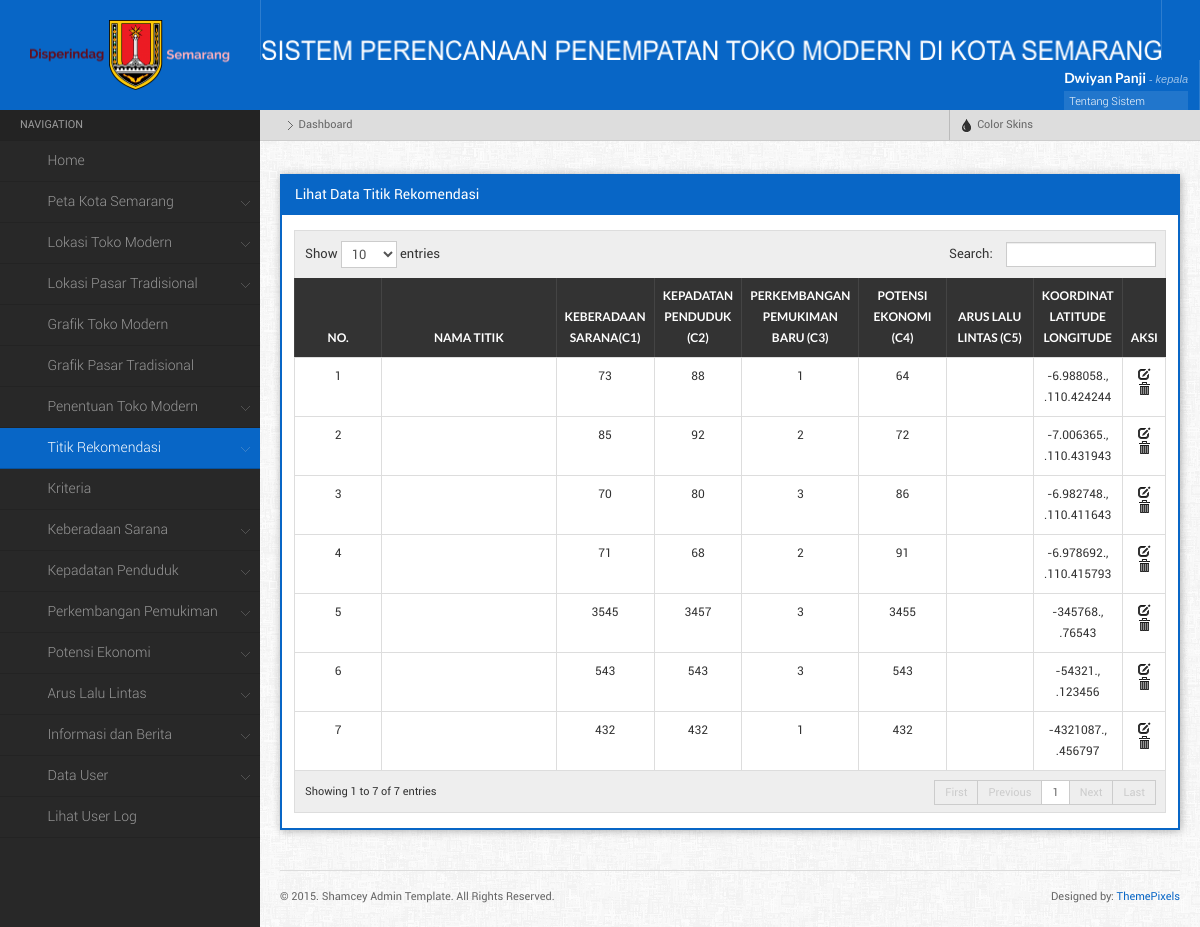
The app's page /main.php?menu=lihatTitik (signed in) with its own data.
### tables this page shows
CREATE TABLE IF NOT EXISTS `titik_rekomendasi` (
  `id_titik` int(3) NOT NULL AUTO_INCREMENT,
  `id_kelurahan` int(11) NOT NULL,
  `nama` varchar(100) NOT NULL,
  `c1` int(3) NOT NULL,
  `c2` int(3) NOT NULL,
  `c3` int(3) NOT NULL,
  `c4` int(3) NOT NULL,
  `lat` varchar(50) NOT NULL,
  `lng` varchar(50) NOT NULL,
  `skor_kepadatan` int(11) NOT NULL,
  `skor_perkembangan` int(11) NOT NULL,
  `skor_potensi` int(11) NOT NULL,
  `skor_arus` int(11) NOT NULL,
  `tahun` varchar(4) NOT NULL,
  PRIMARY KEY (`id_titik`)
);

### component/lihat_titik.php (the view, shortened to what this page needs)
<?php
	$query =mysql_query("SELECT * FROM titik_rekomendasi") or die (mysql_error());
    echo" <div class=\"widget\">
			<h4 class=\"widgettitle\">Lihat Data Titik Rekomendasi</h4>
			<div class=\"widgetcontent\">
			<table id=\"dyntable\" class=\"table table-bordered responsive\">
                <thead>
                    <tr>
                        <th></th>
                        <th><center>No.</th>
						<th><center>Nama Titik</th>
						<th><center>Keberadaan Sarana(C1)</th>
                        <th><center>Kepadatan Penduduk (C2)</th>
						<th><center>Perkembangan Pemukiman Baru (C3)</th>
						<th><center>Potensi Ekonomi (C4)</th>
						<th><center>Arus Lalu Lintas (C5)</th>
						<th><center>Koordinat Latitude Longitude</th>
						<th><center>Aksi</th>
                    </tr>
                </thead>
				<tbody>";
				$no = 1;
				while($pecah = mysql_fetch_array($query)){
					echo "<tr class=\" \">
						<td></td>
						<td style='width:10%;'><center>$no</td>
						<td style='width:20%;'><center>$pecah[nama_titik]</td>
						<td style='width:10%;'><center>$pecah[c1]</td>
						<td style='width:10%;'><center>$pecah[c2]</td>
						<td style='width:10%;'><center>$pecah[c3]</td>
						<td style='width:10%;'><center>$pecah[c4]</td>
						<td style='width:10%;'><center>$pecah[c5]</td>
						<td style='width:10%;'><center>$pecah[lat]., .$pecah[lng]</td>
						<td class=\"center\" style=\"width: 60px;\">
							<a href= \"main.php?menu=editTitik&id_titik=$pecah[id_titik]\" title=\"Edit\"><i  class=\"icon-edit\"></i></a>
							<a href=\"main.php?menu=hapusTitik&id_titik=$pecah[id_titik]\" title=\"Hapus\" onClick=\"return confirm('Apakah Anda yakin ingin menghapus data ini?')\" class=\"icon-trash\"><i></i></a>
						</td>";
					echo "</td>
					</tr>";
				$no++;
				};
				echo "</tbody>
			</table>
		 </div>
		 </div>
	";
?>

### main.php (shortened to what this page needs)
<?php
if (empty($_SESSION['username']) AND empty ($_SESSION['id_user'])){
	echo "<meta http-equiv=\"refresh\" content=\"0; url=index.php\">";
}else{
?>
<html>
	<head>
		<link rel="stylesheet" href="css/style.default.css" type="text/css" />
		<link rel="stylesheet" href="css/responsive-tables.css">
		<link rel="stylesheet" href="css/bootstrap-fileupload.min.css" type="text/css" />
		<link rel="stylesheet" href="css/bootstrap-timepicker.min.css" type="text/css" />
	</head>
	<body>
		<?php
			function setActive($d){
				if(ISSET($_GET['menu'])){
					if($_GET['menu'] == $d){
						echo "class='active'";
					}
				}
			}
			function setActive1(){
			echo "active";
			}
		?>
	<div class="mainwrapper">
    <div class="header">
		<div class="logo">
			<img src="images/disperindag.png" alt="" style=" width:200px; height:70px; margin-top:-20px; !important" />
		</div>
			<div class="headerinner">
                <ul class="headmenu">
					<li>
						<img src="images/logo8.png" alt="" style=" width:900px; height:20px; margin-top:40px; !important"  />
					</li>
				<li class="right">
                    <div class="userloggedinfo">
                        <div class="userinfo">
                            <h5><?php echo $_SESSION['nama_user']; ?> <small>- <?php echo $_SESSION['username']; ?></small></h5>
                            <ul>
								<li> <a  data-toggle="modal" href="#myModal">Tentang Sistem <span class="iconfa-question-sign"></span></a></li>
                                <li><a href="main.php?menu=editProfile">Edit Profile <span class="iconfa-cog"></span></a></li>
                                <li><a href="logout.php">Sign Out <span class="iconfa-signout"></span></a></li>
                            </ul>
                        </div>
                    </div>
                </li>
				</ul>
			</div>
    </div>
    <div class="leftpanel">
        <div class="leftmenu">
            <ul class="nav nav-tabs nav-stacked">
            	<li class="nav-header">Navigation</li>
					<?php
						if($_SESSION['level'] == '1'){
					?>
						<li <?php setActive('dashboard');?>><a href="main.php"><span class="iconfa-home"></span>Home</a>
						</li>
						<li class="dropdown  <?php if (($_GET['menu'] == 'petaSemarang') || ($_GET['menu'] == 'petaSemarangapi')){ setActive1(); }?>"><a href=""><span class="iconfa-globe"></span>Peta Kota Semarang</a>
						</li>
						<li class="dropdown  <?php if (($_GET['menu'] == 'formToko') || ($_GET['menu'] == 'lihatToko')){ setActive1(); }?>"><a href=""><span class="iconfa-tags"></span>Lokasi Toko Modern</a>
						</li>
						<li class="dropdown  <?php if (($_GET['menu'] == 'formPasar') || ($_GET['menu'] == 'lihatPasar')){ setActive1(); }?>"><a href=""><span class="iconfa-shopping-cart"></span>Lokasi Pasar Tradisional</a>
						</li>
						<li <?php setActive('grafikToko');?>><a href="main.php?menu=grafikToko"><span class="iconfa-bar-chart"></span>Grafik Toko Modern</a>
						</li>
						<li <?php setActive('grafikPasar');?>><a href="main.php?menu=grafikPasar"><span class="iconfa-signal"></span>Grafik Pasar Tradisional</a>
						</li>
						<li class="dropdown  <?php if (($_GET['menu'] == 'penentuanToko') || ($_GET['menu'] == 'penentuanTokoall')){ setActive1(); }?>"><a href=""><span class="iconfa-map-marker"></span>Penentuan Toko Modern</a>
						</li>
						<li class="dropdown  <?php if (($_GET['menu'] == 'formTitik') || ($_GET['menu'] == 'lihatTitik')){ setActive1(); }?>"><a href=""><span class="iconfa-screenshot"></span>Titik Rekomendasi</a>
						</li>
						<li <?php setActive('lihatKriteria');?>><a href="main.php?menu=lihatKriteria"><span class="iconfa-wrench"></span>Kriteria</a>
						</li>
						<li class="dropdown  <?php if (($_GET['menu'] == 'formKeberadaan') || ($_GET['menu'] == 'lihatKeberadaan')){ setActive1(); }?>"><a href=""><span class="iconfa-umbrella"></span>Keberadaan Sarana</a>
						</li>
						<li class="dropdown  <?php if (($_GET['menu'] == 'formKepadatan') || ($_GET['menu'] == 'lihatKepadatan')){ setActive1(); }?>"><a href=""><span class="iconfa-th-large"></span>Kepadatan Penduduk</a>
						</li>
						<li class="dropdown  <?php if (($_GET['menu'] == 'formPerkembangan') || ($_GET['menu'] == 'lihatPerkembangan')){ setActive1(); }?>"><a href=""><span class="iconfa-th"></span>Perkembangan Pemukiman</a>
						</li>
						<li class="dropdown  <?php if (($_GET['menu'] == 'formPotensi') || ($_GET['menu'] == 'lihatPotensi')){ setActive1(); }?>"><a href=""><span class="iconfa-align-left"></span>Potensi Ekonomi</a>
						</li>
						<li class="dropdown  <?php if (($_GET['menu'] == 'formArus') || ($_GET['menu'] == 'lihatArus')){ setActive1(); }?>"><a href=""><span class="iconfa-road"></span>Arus Lalu Lintas</a>
						</li>
						<li class="dropdown  <?php if (($_GET['menu'] == 'formInfo') || ($_GET['menu'] == 'lihatInfo')){ setActive1(); }?>"><a href=""><span class="iconfa-info-sign"></span>Informasi dan Berita</a>
						</li>
						<li class="dropdown <?php if (($_GET['menu'] == 'formInputUser') || ($_GET['menu'] == 'lihatUser')){ setActive1(); }?>"><a href=""><span class="iconfa-user"></span>Data User</a>
						</li>
						<li <?php setActive('lihatLog');?>><a href="main.php?menu=lihatLog"><span class="iconfa-pencil"></span>Lihat User Log</a>
						</li>
						<?php }
						 ?>
			</ul>
        </div>
    </div>
    <div class="rightpanel">
        <ul class="breadcrumbs">
            <li><a href="main.php"><i class="iconfa-home"></i></a> <span class="separator"></span></li>
            <li>Dashboard</li>
			<li class="right">
                    <a href="" data-toggle="dropdown" class="dropdown-toggle"><i class="icon-tint"></i> Color Skins</a>
            </li>
        </ul>
        <div class="maincontent">
            <div class="maincontentinner" style='position:relative;'>
			<?php
			if(ISSET($_GET['menu'])){
				$d = $_GET['menu'];
				if($d == 'home'){
					include "component/home.php";
				}else if($d == 'dashboard'){
					include "main.php";
				}else if($d == 'editProfile'){
					include "component/editprofile.php";
				}else if($d == 'resetPass'){
					include "component/resetpass.php";
				}else if($d == 'formInputUser'){
					include "component/form_user.php";
				}else if($d == 'lihatUser'){
					include "component/lihat_user.php";
				}else if($d == 'reset'){
					include "component/resetpass.php";
				}else if($d == 'hapusUser'){
					include "component/hapus_user.php";
				}else if($d == 'lihatLog'){
					include "component/lihat_log.php";
				}else if($d == 'formTitik'){
					include "component/form_titik.php";
				}else if($d == 'lihatTitik'){
					include "component/lihat_titik.php";
				}else if($d == 'editTitik'){
					include "component/form_edit_titik.php";
				}else if($d == 'hapusTitik'){
					include "component/hapus_titik.php";
				}else if($d == 'lihatKriteria'){
					include "component/lihat_kriteria.php";
				}else if($d == 'editKriteria'){
					include "component/form_edit_kriteria.php";
				}else if($d == 'hapusKriteria'){
					include "component/hapus_kriteria.php";
				}else if($d == 'formKeberadaan'){
					include "component/form_keberadaan.php";
				}else if($d == 'lihatKeberadaan'){
					include "component/lihat_keberadaan.php";
				}else if($d == 'editKeberadaan'){
					include "component/form_edit_keberadaan.php";
				}else if($d == 'hapusKeberadaan'){
					include "component/hapus_keberadaan.php";
				}else if($d == 'formKepadatan'){
					include "component/form_kepadatan.php";
				}else if($d == 'lihatKepadatan'){
					include "component/lihat_kepadatan.php";
				}else if($d == 'editKepadatan'){
					include "component/form_edit_kepadatan.php";
				}else if($d == 'hapusKepadatan'){
					include "component/hapus_kepadatan.php";
				}else if($d == 'formPerkembangan'){
					include "component/form_perkembangan.php";
				}else if($d == 'lihatPerkembangan'){
					include "component/lihat_perkembangan.php";
				}else if($d == 'editPerkembangan'){
					include "component/form_edit_perkembangan.php";
				}else if($d == 'hapusPerkembangan'){
					include "component/hapus_perkembangan.php";
				}else if($d == 'formPotensi'){
					include "component/form_potensi.php";
				}else if($d == 'lihatPotensi'){
					include "component/lihat_potensi.php";
				}else if($d == 'editPotensi'){
					include "component/form_edit_potensi.php";
				}else if($d == 'hapusPotensi'){
					include "component/hapus_potensi.php";
				}else if($d == 'formArus'){
					include "component/form_arus.php";
				}else if($d == 'lihatArus'){
					include "component/lihat_arus.php";
				}else if($d == 'editArus'){
					include "component/form_edit_arus.php";
				}else if($d == 'hapusArus'){
					include "component/hapus_arus.php";
				}else if($d == 'formInfo'){
					include "component/form_info.php";
				}else if($d == 'lihatInfo'){
					include "component/lihat_info.php";
				}else if($d == 'editInfo'){
					include "component/form_edit_info.php";
				}else if($d == 'hapusInfo'){
					include "component/hapus_info.php";
				}else if($d == 'petaToko'){
					include "component/peta_toko.php";
				}else if($d == 'formToko'){
					include "component/form_toko.php";
				}else if($d == 'lihatToko'){
					include "component/lihat_toko.php";
				}else if($d == 'editToko'){
					include "component/form_edit_toko.php";
				}else if($d == 'hapusToko'){
					include "component/hapus_toko.php";
				}else if($d == 'petaPasar'){
					include "component/peta_pasar.php";
				}else if($d == 'formPasar'){
					include "component/form_pasar.php";
				}else if($d == 'lihatPasar'){
					include "component/lihat_pasar.php";
				}else if($d == 'editPasar'){
					include "component/form_edit_pasar.php";
				}else if($d == 'hapusPasar'){
					include "component/hapus_pasar.php";
				}else if($d == 'formGaleri'){
					include "component/form_galeri.php";
				}else if($d == 'lihatGaleri'){
					include "component/lihat_galeri.php";
				}else if($d == 'editGaleri'){
					include "component/form_edit_galeri.php";
				}else if($d == 'hapusGaleri'){
					include "component/hapus_galeri.php";
				}else if($d == 'formPegawai'){
					include "component/form_pegawai.php";
				}else if($d == 'lihatPegawai'){
					include "component/lihat_pegawai.php";
				}else if($d == 'editPegawai'){
					include "component/form_edit_pegawai.php";
				}else if($d == 'hapusPegawai'){
					include "component/hapus_pegawai.php";
				}else if($d == 'grafikToko'){
					include "component/grafik_toko.php";
				}else if($d == 'grafikPasar'){
					include "component/grafik_pasar.php";
				}else if($d == 'penentuanToko'){
					include "component/penentuan_toko.php";
				}else if($d == 'hasilHitung'){
					include "component/hasil.php";
				}else if($d == 'penentuanTokoall'){
					include "component/penentuan_tokoall.php";
				}else if($d == 'hasilHitungall'){
					include "component/hasilall.php";
				}else if($d == 'petaSemarangapi'){
					include "component/peta_api.php";
				}else if($d == 'petaSemarang'){
					include "component/peta.php";
				}
				else{
				echo"<h4 class='widgettitle'>Home</h4><div class='widgetcontent'> <img src='img/home7.jpg'/></div>";
				}
			}else{
				echo"<h4 class='widgettitle'>Home</h4><div class='widgetcontent'> <img src='img/home7.jpg'/></div>";
			};?>
                <div class="footer">
                    <div class="footer-left">
                        <span>&copy; 2015. Shamcey Admin Template. All Rights Reserved.</span>
                    </div>
                    <div class="footer-right">
                        <span>Designed by: <a href="http://themepixels.com/">ThemePixels</a></span>
                    </div>
                </div>
            </div>
        </div>
    </div>
	</div>
	</body>
</html>
<?php }?>

### css/responsive-tables.css (style rules this page uses)
table.responsive { margin-bottom: 0; }
table.responsive td, table.responsive th { position: relative; overflow: hidden; white-space: wrap !important; }

### records on screen
titik_rekomendasi: c1 "73", c2 "88", c3 "1", c4 "64", lat "-6.988058", lng "110.424244"
titik_rekomendasi: c1 "85", c2 "92", c3 "2", c4 "72", lat "-7.006365", lng "110.431943"
titik_rekomendasi: c1 "70", c2 "80", c3 "3", c4 "86", lat "-6.982748", lng "110.411643"
titik_rekomendasi: c1 "71", c2 "68", c3 "2", c4 "91", lat "-6.978692", lng "110.415793"
titik_rekomendasi: c1 "3545", c2 "3457", c3 "3", c4 "3455", lat "-345768", lng "76543"
titik_rekomendasi: c1 "543", c2 "543", c3 "3", c4 "543", lat "-54321", lng "123456"
titik_rekomendasi: c1 "432", c2 "432", c3 "1", c4 "432", lat "-4321087", lng "456797"

### other values on screen
$_SESSION['nama_user'] "Dwiyan Panji"
$_SESSION['username'] "kepala"
